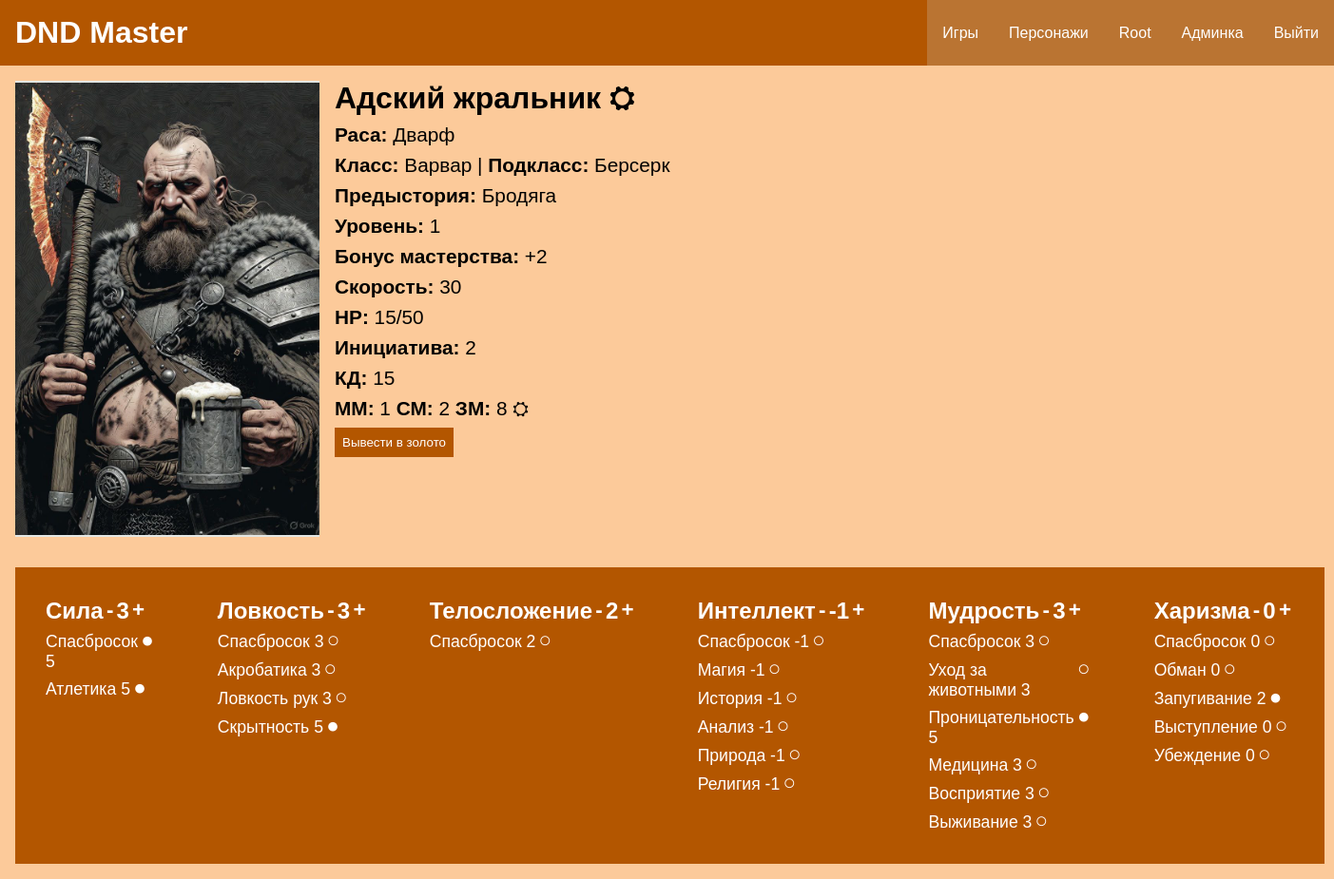
The app's page /characters/adskij-zhralnik_dvarf_root/ (signed in) with its own data.
### characterapp/models.py (models this page shows, shortened)
class Character(models.Model):
    name = models.CharField(max_length=100, verbose_name="Имя")
    dnd_class = models.ForeignKey(DndClass, on_delete=models.PROTECT, null=True, verbose_name="Класс")
    dnd_subclass = models.CharField(max_length=100, verbose_name="Подкласс", null=True, blank=True)
    race = models.ForeignKey(Race, on_delete=models.PROTECT, null=True, verbose_name="Раса")
    background = models.ForeignKey(Background, on_delete=models.PROTECT, null=True, verbose_name="Предыстория")
    max_hp = models.IntegerField(default=0, verbose_name="Max hp", validators=[MinValueValidator(0)])
    hp = models.IntegerField(default=0, verbose_name="HP", validators=[MinValueValidator(0)])
    armor_class = models.IntegerField(default=0, verbose_name="КД", validators=[MinValueValidator(0)])
    initiative = models.IntegerField(null=True, verbose_name="Инициатива", default=0)
    cooper_coins = models.IntegerField(default=0, verbose_name="ММ", validators=[MinValueValidator(0)])
    silver_coins = models.IntegerField(default=0, verbose_name="СМ", validators=[MinValueValidator(0)])
    gold_coins = models.IntegerField(default=0, verbose_name="ЗМ", validators=[MinValueValidator(0)])
    is_player = models.BooleanField(verbose_name="Игрок")
    player_name = models.CharField(max_length=100, null=True, verbose_name="Имя игрока", blank=True)
    image = models.ImageField(upload_to="characters/", null=True, blank=True, verbose_name="Изображение")
    user = models.ForeignKey(get_user_model(), null=True, blank=True, on_delete=models.PROTECT)
    level = models.IntegerField(default=1, verbose_name="Уровень", validators=[MinValueValidator(1)])
    speed = models.IntegerField(default=0, verbose_name="Скорость", validators=[MinValueValidator(0)])
    proficient_bonus = models.IntegerField(default=2, verbose_name="Бонус мастерства")
    slug = models.SlugField(null=True, blank=True)
    class Meta:
        unique_together = ('name', 'race', 'user')
        verbose_name = "Персонаж"
        verbose_name_plural = "Персонажи"
    def get_update_url(self):
        return reverse('characters:character-update', kwargs={'pk': self.pk})
    def get_coin_update_url(self):
        return reverse('characters:coin-update', kwargs={'pk': self.pk})
    def get_go_to_gold_url(self):
        return reverse('characters:go-to-gold', kwargs={'pk': self.pk})

class Ability(models.Model):
    class AbilityType(models.TextChoices):
        STR = 'STR', 'Сила'
        DEX = 'DEX', 'Ловкость'
        CON = 'CON', 'Телосложение'
        INT = 'INT', 'Интеллект'
        WIS = 'WIS', 'Мудрость'
        CHR = 'CHR', 'Харизма'
    ability = models.CharField(max_length=3, choices=AbilityType.choices, verbose_name="Навык")
    value = models.IntegerField(default=0, verbose_name="Характеристика")
    is_proficient = models.BooleanField(verbose_name="Профильное", default=False)
    character = models.ForeignKey(Character, on_delete=models.CASCADE, verbose_name="Персонаж", related_name="abilities")
    saving_throw = models.IntegerField(default=0, verbose_name="Спас бросок")
    class Meta:
        unique_together = ('character', 'ability')
        verbose_name = "Навык"
        verbose_name_plural = "Навыки"

class Skill(models.Model):
    class SkillType(models.TextChoices):
        ATH = 'ATH', 'Атлетика'
        ACR = 'ACR', 'Акробатика'
        SOH = 'SOH', 'Ловкость рук'
        STL = 'STL', 'Скрытность'
        ARC = 'ARC', 'Магия'
        HIS = 'HIS', 'История'
        INV = 'INV', 'Анализ'
        NAT = 'NAT', 'Природа'
        REL = 'REL', 'Религия'
        ANH = 'ANH', 'Уход за животными'
        INS = 'INS', 'Проницательность'
        MED = 'MED', 'Медицина'
        PER = 'PER', 'Восприятие'
        SUR = 'SUR', 'Выживание'
        DEC = 'DEC', 'Обман'
        IND = 'IND', 'Запугивание'
        PRF = 'PRF', 'Выступление'
        PRS = 'PRS', 'Убеждение'
    skill = models.CharField(max_length=3, choices=SkillType.choices, verbose_name="Скилл")
    value = models.IntegerField(default=0, verbose_name="Характеристика")
    is_proficient = models.BooleanField(verbose_name="Профильное", default=False)
    ability = models.ForeignKey(Ability, on_delete=models.CASCADE, verbose_name="Навык", related_name="skills")
    class Meta:
        unique_together = ('ability', 'skill')
        verbose_name = "Скилл"
        verbose_name_plural = "Скиллы"

### bookdata/models.py (models this page shows)
class Race(models.Model):
    name = models.CharField(max_length=100, verbose_name="Имя")
    image = models.ImageField(upload_to="bookdata/races/", null=True, blank=True, verbose_name="Изображение")
    class Meta:
        verbose_name = "Раса"
        verbose_name_plural = "Расы"
    def __str__(self):
        return self.name

class DndClass(models.Model):
    name = models.CharField(max_length=100, verbose_name="Имя")
    image = models.ImageField(upload_to="bookdata/classes/", null=True, blank=True, verbose_name="Изображение")
    class Meta:
        verbose_name = "Класс"
        verbose_name_plural = "Классы"
    def __str__(self):
        return self.name

class Background(models.Model):
    name = models.CharField(max_length=100, verbose_name="Имя")
    image = models.ImageField(upload_to="bookdata/backgrounds/", null=True, blank=True, verbose_name="Изображение")
    class Meta:
        verbose_name = "Происхождение"
        verbose_name_plural = "Происхождения"
    def __str__(self):
        return self.name

### characterapp/views.py (the view)
# urls.py: path('<slug:slug>/', views.CharacterDetailView.as_view(), name='character-detail'),
class CharacterDetailView(LoginRequiredMixin, UserPassesTestMixin, DetailView):
    model = Character
    context_object_name = 'character'
    template_name = 'characterapp/character_detail.html'
    def test_func(self):
        return (self.request.user == self.get_object().user) or (not self.get_object().is_player)
    def get_context_data(self, **kwargs):
        context = super().get_context_data(**kwargs)
        context['title'] = self.object.name
        return context

### characterapp/templates/characterapp/character_detail.html (shortened to what this page needs)
{% extends 'base.html' %}
{% block content %}
<div class="detail_page_div">
    <div class="character_detail_base">
        {% if character.image %}
        <img src="{{character.image.url}}">
        {% else %}
        <img src="/media/staticmedia/image-placeholder-vertical.jpg">
        {% endif %}
        <div class="character_detail_info">
            <h1>
                {{character.name}} <a href="{{character.get_update_url}}">⛭</a>{% if not character.is_player %} <span class="npc_sign">NPC</span> {% endif %}
            </h1>
            <p><b>Раса: </b>{{character.race}}</p>
            <p><b>Класс: </b>{{character.dnd_class}} | <b>Подкласс: </b>{{character.dnd_subclass}}</p>
            <p><b>Предыстория: </b>{{character.background}}</p>
            <p><b>Уровень: </b>{{character.level}}</p>
            <p><b>Бонус мастерства: </b>+{{character.proficient_bonus}}</p>
            <p><b>Скорость: </b>{{character.speed}}</p>
            <p><b>HP: </b>{{character.hp}}/{{character.max_hp}}</p>
            <p><b>Инициатива: </b>{{character.initiative}}</p>
            <p><b>КД: </b>{{character.armor_class}}</p>
            <p><b>ММ: </b>{{character.cooper_coins}} <b>СМ: </b>{{character.silver_coins}} <b>ЗМ: </b>{{ character.gold_coins }} <a href="{{character.get_coin_update_url}}">⛭</a></p>
            <form method="post" action="{{character.get_go_to_gold_url}}" class="go_to_gold_form">
                <button>Вывести в золото</button>
            </form>
        </div>
    </div>
    <div class="character_ability_collection">
        {% for ability in character.abilities.all %}
        <div class="ability_div">
            <div class="ability_element">
                <h2>{{ability.get_ability_display}}</h2>
                <form method="post" action="{% url 'characters:character-decrease-ability' ability.id %}">
                    <button>-</button>
                </form>
                <h2>{{ability.value}}</h2>
                <form method="post" action="{% url 'characters:character-increase-ability' ability.id %}">
                    <button>+</button>
                </form>
            </div>
            <div class="skill_div">
                <div class="skill_element">
                    <p>Спасбросок {{ability.saving_throw}}</p>
                    <form method="post" action="{% url 'characters:make-proficient-ability' ability.id %}">
                        <button>{% if ability.is_proficient %} ● {% else %} ○ {% endif %}</button>
                    </form>
                </div>
                {% for skill in ability.skills.all %}
                <div class="skill_element">
                    <p>{{ skill.get_skill_display }}  {{ skill.value }}</p>
                    <form method="post" action="{% url 'characters:make-proficient-skill' skill.id %}">
                        <button>{% if skill.is_proficient %} ● {% else %} ○ {% endif %}</button>
                    </form>
                </div>
                {% endfor %}
            </div>
        </div>
        {% endfor %}
    </div>
</div>
{% endblock %}

### templates/base.html (shortened to what this page needs)
{% load static %}
<!DOCTYPE html>
<html lang="en">
<head>
    <link rel="stylesheet" type="text/css" href="{% static 'characterapp/css/style.css' %}">
</head>
<body>
<header>
    <h1 class="header_h">DND Master</h1>
    <div class="header_links">
        <a href="{% url 'game:game-list' %}">Игры</a>
        <a href="{% url 'characters:character-list' %}">Персонажи</a>
        {% if request.user.is_authenticated %}
        <a href="{% url 'users:update' %}">{{request.user.username|capfirst}}</a>
        {% if request.user.is_staff %}
        <a href="{% url 'admin:index' %}">Админка</a>
        {% endif %}
        <a href="{% url 'users:logout' %}">Выйти</a>
        {% else %}
        <a href="{% url 'users:login' %}">Войти</a>
        <a href="{% url 'users:register' %}">Регистрация</a>
        {% endif %}
    </div>
</header>
<main>
    {% block content %}
    {% endblock %}
</main>
</body>
</html>

### characterapp/static/characterapp/css/style.css (style rules this page uses)
:root { --primary_background: #b35600; --link_secondary:#ba7432; --link_active: #faab61; --main_background: #fcca9a; --simple_background: #e3e6e3; }
html { min-height: 100%; }
body { min-height: 100vh; }
html, body { display: flex; flex-direction: column; }
* { padding: 0; margin: 0; font-family: sans-serif; }
header { background: var(--primary_background); display: flex; justify-content: space-between; }
.header_h { color: white; padding: 1rem; }
.header_links { display: flex; height: 100dp; }
.header_links a { display: block; height: 100%; align-content: center; background: var(--link_secondary); text-decoration: none; color: white; padding-right: 1rem; padding-left: 1rem; }
.detail_page_div { background: var(--main_background); min-height: calc(100vh - 6.3rem); padding: 1rem; }
.character_detail_base { display: flex; }
.character_detail_base img { width: 20rem; height: 30rem; object-fit: contain; background: var(--simple_background); }
.character_detail_info { padding-left: 1rem; }
.character_detail_info a { text-decoration: none; color: black; }
.character_detail_info p { margin-top: 0.5rem; font-size: 1.3rem; }
.go_to_gold_form { margin-top: 0.5rem; }
.go_to_gold_form button { padding: 0.5rem; background: var(--primary_background); color: white; border-style: none; cursor: pointer; transition: background 30ms ease-in-out; }
.character_ability_collection { margin-top: 2rem; display: flex; justify-content: space-around; }
.ability_div { padding: 2rem; background: var(--primary_background); color: white; }
.ability_element, .skill_element { display: flex; }
.ability_element h2, .skill_element p { margin-right: 0.2rem; }
.ability_element button { margin-right: 0.2rem; cursor: pointer; background: none; font-weight: bold; border-style: none; color: white; font-size: 1.4rem; }
.skill_element button { margin-right: 0.2rem; cursor: pointer; background: none; font-weight: bold; border-style: none; color: white; margin-top: 0.25rem; font-size: 1.4rem; }
.skill_div p { font-size: 1.1rem; margin-top: 0.5rem; }

### records on screen
Character: image (picture), name "Адский жральник", race "Дварф", dnd_class "Варвар", dnd_subclass "Берсерк", background "Бродяга", level "1", proficient_bonus "2", speed "30", hp "15", max_hp "50", initiative "2", armor_class "15", cooper_coins "1", silver_coins "2", gold_coins "8"
Ability: ability "Сила", value "3", saving_throw "5"
Skill: skill "Атлетика", value "5"
Ability: ability "Ловкость", value "3", saving_throw "3"
Skill: skill "Акробатика", value "3"
Skill: skill "Ловкость рук", value "3"
Skill: skill "Скрытность", value "5"
Ability: ability "Телосложение", value "2", saving_throw "2"
Ability: ability "Интеллект", value "-1", saving_throw "-1"
Skill: skill "Магия", value "-1"
Skill: skill "История", value "-1"
Skill: skill "Анализ", value "-1"
Skill: skill "Природа", value "-1"
Skill: skill "Религия", value "-1"
Ability: ability "Мудрость", value "3", saving_throw "3"
Skill: skill "Уход за животными", value "3"
Skill: skill "Проницательность", value "5"
Skill: skill "Медицина", value "3"
Skill: skill "Восприятие", value "3"
Skill: skill "Выживание", value "3"
Ability: ability "Харизма", value "0", saving_throw "0"
Skill: skill "Обман", value "0"
Skill: skill "Запугивание", value "2"
Skill: skill "Выступление", value "0"
Skill: skill "Убеждение", value "0"

### other values on screen
{{ request.user.username|capfirst }} "Root"
